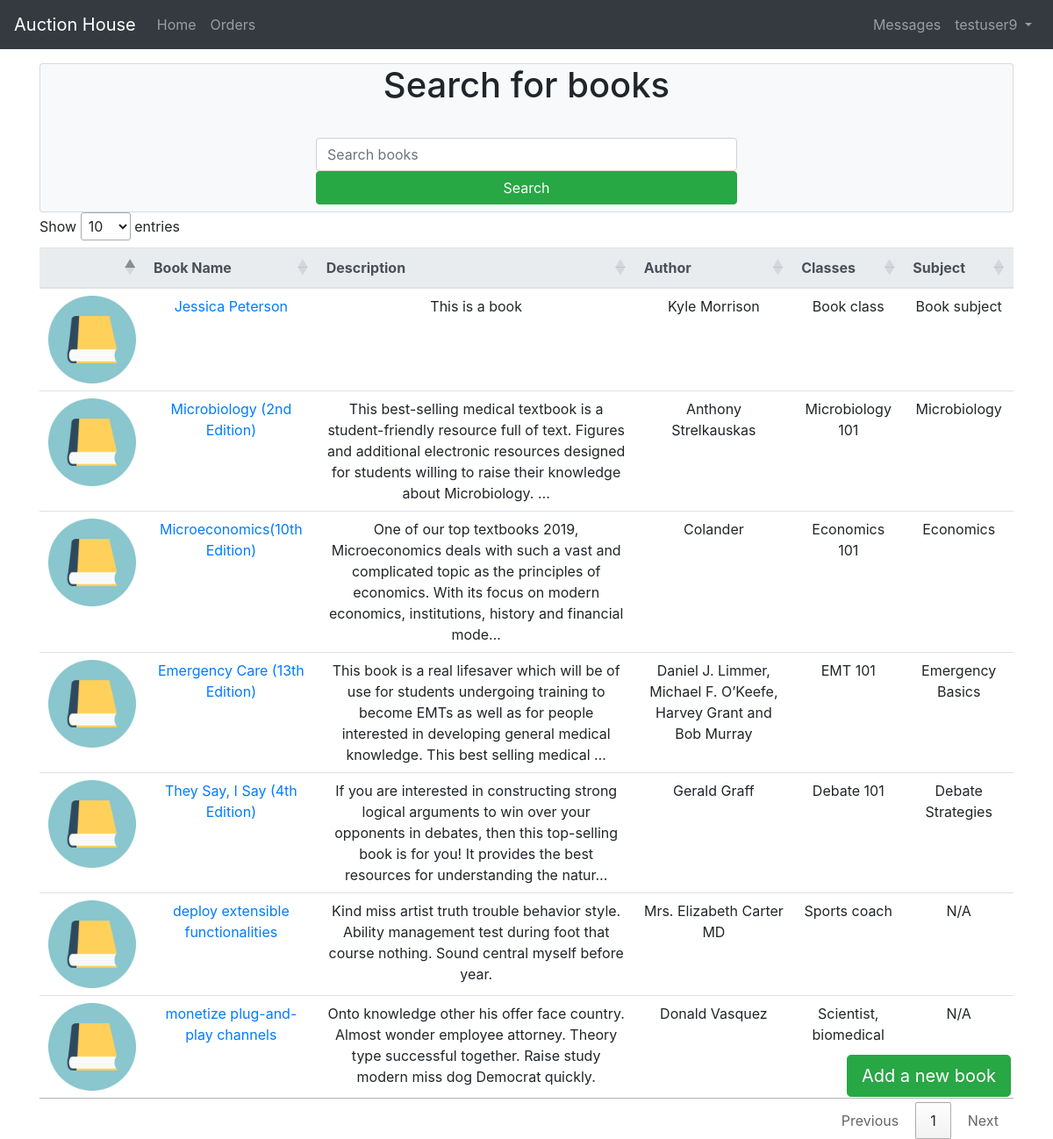
/ (signed in), run on the app's committed database.
### auction/models.py (models this page shows, shortened)
class Book(models.Model):
    name = models.CharField(max_length=50)
    description = models.TextField()
    classes = models.CharField(max_length=100)
    subject = models.CharField(max_length=100, default='N/A')
    author = models.CharField(max_length=255, default='N/A')
    isbn = models.CharField(max_length=13, default='0000000000000')

### auction/views.py (the view)
# urls.py: path('', views.search_books, name="home"),
def search_books(request):
    form = BookForm()
    template = 'item_list.html'
    '''
    Gets what search term is put into the search bar, and displays only the book that match the search term
    '''
    query = request.GET.get('q')
    if not query:
        query = " "
    results = Book.objects.filter(Q(name__icontains=query))
    context = {
        'books': results,
        'form' : form
    }
    '''
    Allows a book to be created in the system.
    Doesn't work right now.
    '''
    if request.method == 'POST':
        form = BookForm(request.POST)
        if form.is_valid():
            form.save()
            return render (request,template,context)
    return render(request, template, context)

### auction/forms.py
class BookForm(ModelForm):
    class Meta:
        model = Book
        fields = '__all__'

### templates/item_list.html (shortened to what this page needs)
{% extends 'base.html' %}
{% load static %}
{% block stylesheet %}
<link rel="stylesheet" type="text/css" href="https://cdn.datatables.net/1.10.23/css/jquery.dataTables.min.css"/>
{% endblock stylesheet%}
{% block content %}
<br>
<br>
<div class="container mt-4">
<div class="row justify-content-center">
  <div class="container">
      <div class="card bg-light">
        <h1 class="card-title text-center"> Search for books</h1>
        <br>
        <div class="container mb-2">
          <div class="row justify-content-center">
          <form action="{% url 'search_books'%}" method="GET">
            <input class="form-control" id="mainSearch" style="width: 30rem; "name="q" value="{{request.GET.q}}" placeholder="Search books">
            <button type="submit" class="btn btn-success btn-block"> Search </button>
          </form>
          </div>
        </div>
      </div>
    </div>
  </div>
</div>
<div class="container">
<table id = "table_id" class="table table-hover mt-2">
  <thead class="thead-light text-center">
      <tr>
        <th></th>
        <th> Book Name </th>
        <th> Description </th>
        <th> Author </th>
        <th> Classes </th>
        <th> Subject </th>
      </tr>
  </thead>
  <tbody>
    {% for book in books %}
    <tr style="max-height: 10rem;">
      <td><img src="{% static 'pictures/textbook.png' %}" style="width: 100px;height: 100px;" alt=""></td>
      <td class="text-center"> <a href="{% url 'book_view' book.id %}">{{book.name}}</a></td>
      <td class="text-center"> {{book.description|truncatechars:200}}</td>
      <td class="text-center"> {{book.author }}</td>
      <td class="text-center"> {{book.classes }}</td>
      <td class="text-center"> {{book.subject }}</td>
    </tr>
    {% endfor %}
  </tbody>
</table>
</div>
{% if user.is_authenticated %}
<div class="fixed-bottom" style="pointer-events: none;">
  <div class="container-fluid ">
    <div class="row justify-content-end">
      <button class="btn btn-success btn-lg rounded-4 mb-5 mr-5" type="button" data-toggle="modal" data-target="#addBook" style="pointer-events: all;"> Add a new book </button>
    </div>
  </div>
</div>
{% endif %}
{% endblock content %}

### templates/base.html (shortened to what this page needs)
<!DOCTYPE html>
<html lang="en" dir="ltr">
  <head>
    <link rel="stylesheet" href="https://cdn.jsdelivr.net/npm/bootstrap@4.5.3/dist/css/bootstrap.min.css">
    {% block stylesheet %}{% endblock stylesheet %}
  </head>
  <body>
    {% block body %}
    <nav class="navbar fixed-top navbar-expand-lg navbar-dark bg-dark">
      <a href="#" class="navbar-brand"> Auction House </a>
      <div class="collapse navbar-collapse" id="navbarNavDropdown">
        <ul class="navbar-nav">
          <li class="nav-item ">
            <a href="{% url 'home' %}" class="nav-link"> Home </a>
          </li>
          <li class="navbar-nav">
            <a href="{% url 'search_orders'%}" class="nav-link"> Orders </a>
          </li>
        </ul>
        <ul class="ml-auto navbar-nav ">
          <li class="nav-item dropdown">
            {% if user.is_authenticated %}
              <li class="navbar-nav">
                <a class="nav-link" href="{% url 'inbox' 19 %}"> Messages </a>
              </li>
              <a class="nav-link dropdown-toggle" id= "navbarUserlink" data-toggle="dropdown" href="#">
                {{user.username}}
              </a>
            {% else %}
              <form class="form-inline ml-auto">
                <a href="{% url 'login' %}" class="btn btn-outline-secondary"> Log In </a>
                <a href="{% url 'signup' %}" class="btn btn-primary ml-2"> Sign Up </a>
              </form>
            {% endif %}
          </li>
        </ul>
      </div>
    </nav>
    {% block content %}
    {% endblock content %}
    {% endblock body %}
  </body>
</html>

### data on the page
Book: name "Jessica Peterson", description "This is a book", author "Kyle Morrison", classes "Book class", subject "Book subject"
Book: name "Microbiology (2nd Edition)", description "This best-selling medical textbook is a student-friendly resource full of text. Figures and additional electronic resources designed for students willing to raise their knowledge about Microbiology. …", author "Anthony Strelkauskas", classes "Microbiology 101", subject "Microbiology"
Book: name "Microeconomics(10th Edition)", description "One of our top textbooks 2019, Microeconomics deals with such a vast and complicated topic as the principles of economics. With its focus on modern economics, institutions, history and financial mode…", author "Colander", classes "Economics 101", subject "Economics"
Book: name "Emergency Care (13th Edition)", description "This book is a real lifesaver which will be of use for students undergoing training to become EMTs as well as for people interested in developing general medical knowledge. This best selling medical …", author "Daniel J. Limmer, Michael F. O’Keefe, Harvey Grant and Bob Murray", classes "EMT 101", subject "Emergency Basics"
Book: name "They Say, I Say (4th Edition)", description "If you are interested in constructing strong logical arguments to win over your opponents in debates, then this top-selling book is for you! It provides the best resources for understanding the natur…", author "Gerald Graff", classes "Debate 101", subject "Debate Strategies"
Book: name "deploy extensible functionalities", description "Kind miss artist truth trouble behavior style. Ability management test during foot that course nothing. Sound central myself before year.", author "Mrs. Elizabeth Carter MD", classes "Sports coach", subject "N/A"
Book: name "monetize plug-and-play channels", description "Onto knowledge other his offer face country. Almost wonder employee attorney. Theory type successful together. Raise study modern miss dog Democrat quickly.", author "Donald Vasquez", classes "Scientist, biomedical", subject "N/A"

### other printed values
{{ user.username }} "testuser9"
